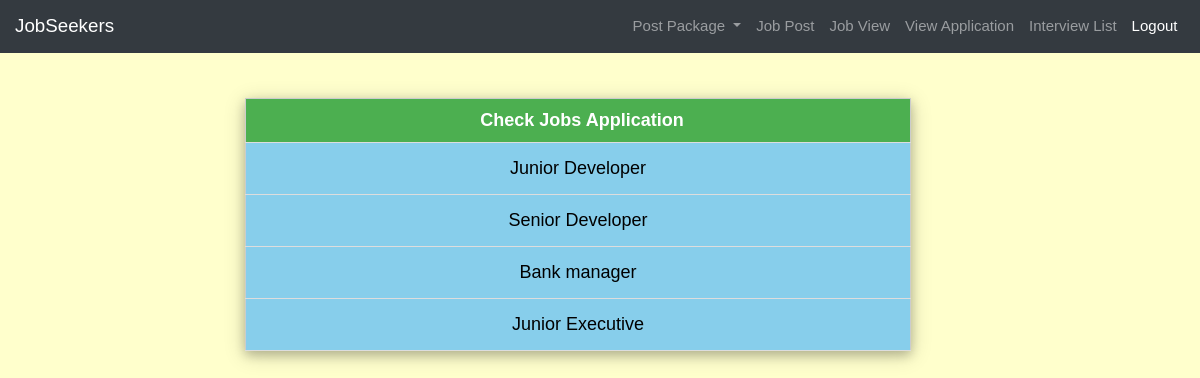
Page /employer/employer_viewapplication.php (signed in) on the committed database.
### tables this page shows
CREATE TABLE `jobpost` (
  `id` varchar(255) NOT NULL,
  `title` varchar(255) DEFAULT NULL,
  `companyname` varchar(255) DEFAULT NULL,
  `categoryid` int(11) DEFAULT NULL,
  `location` varchar(255) DEFAULT NULL,
  `type` varchar(255) DEFAULT NULL,
  `requirement` varchar(255) DEFAULT NULL,
  `experience` varchar(255) DEFAULT NULL,
  `salary` int(11) DEFAULT NULL,
  `employerid` varchar(255) DEFAULT NULL,
  `editlimit` int(11) DEFAULT NULL,
  `status` varchar(255) DEFAULT NULL,
  `education` varchar(255) DEFAULT NULL,
  `deadline` datetime DEFAULT NULL
);

### employer/employer_viewapplication.php (the view, shortened to what this page needs)
<?php
    require '../database.php';
?>
<!DOCTYPE html>
<html lang="en">
<head>
    <link rel="stylesheet" href="../css/stylesheet.css" >
    <link rel="stylesheet" href="../css/bootstrap.min.css">
    <link rel="stylesheet" href="../css/w3.css">
</head>
<body class="w3-pale-yellow">
<?php
    include 'employer_navbar.php';
    $employerid=$_SESSION['employerid'];
    $sql="Select title from jobpost where employerid='$employerid' ";
    $result=mysqli_query($connection,$sql);
?>
    <br>
  <div class="container">
    <br>
    <table style="width:60%; margin-left: 200px" class=" w3-table-all w3-card-4  w3-large w3-centered ">
      <tr class="w3-green w3-padding-large">
        <th>Check Jobs Application</th>
      </tr>
      <?php while ($row = mysqli_fetch_assoc($result))
      {
        $title=$row['title'];
      ?>
      <tr class="w3-light-blue w3-hover-blue-gray">
        <td class="w3-padding-large"><a href="employer_viewapplicationprocess.php?jobtitle=<?=$title?>"> <?php echo $title; ?></a></td>
        </tr>
        <?php
         }
        ?>
       </table>
  </div>
</body>
</html>

### css/stylesheet.css (style rules this page uses)
body, html { height: 100%; margin: 0; font-family: Arial, Helvetica, sans-serif; }
* { box-sizing: border-box; }

### css/w3.css (style rules this page uses)
html { box-sizing:border-box }
*,*:before,*:after { box-sizing:inherit }
html { -ms-text-size-adjust:100%;-webkit-text-size-adjust:100% }
body { margin:0 }
a { background-color:transparent }
html,body { font-family:Verdana,sans-serif;font-size:15px;line-height:1.5 }
html { overflow-x:hidden }
a { color:inherit }
.w3-table,.w3-table-all { border-collapse:collapse;border-spacing:0;width:100%;display:table }
.w3-table-all { border:1px solid #ccc }
.w3-bordered tr,.w3-table-all tr { border-bottom:1px solid #ddd }
.w3-table-all tr:nth-child(odd) { background-color:#fff }
.w3-table-all tr:nth-child(even) { background-color:#f1f1f1 }
.w3-centered tr th,.w3-centered tr td { text-align:center }
.w3-table td,.w3-table th,.w3-table-all td,.w3-table-all th { padding:8px 8px;display:table-cell;text-align:left;vertical-align:top }
.w3-table th:first-child,.w3-table td:first-child,.w3-table-all th:first-child,.w3-table-all td:first-child { padding-left:16px }
.w3-card-4,.w3-hover-shadow:hover { box-shadow:0 4px 10px 0 rgba(0,0,0,0.2),0 4px 20px 0 rgba(0,0,0,0.19) }
.w3-large { font-size:18px!important }
.w3-padding-large { padding:12px 24px!important }
.w3-light-blue,.w3-hover-light-blue:hover { color:#000!important;background-color:#87CEEB!important }
.w3-green,.w3-hover-green:hover { color:#fff!important;background-color:#4CAF50!important }
.w3-pale-yellow,.w3-hover-pale-yellow:hover { color:#000!important;background-color:#ffffcc!important }

### rows in the picture
jobpost: title "Junior Developer"
jobpost: title "Senior Developer"
jobpost: title "Bank manager"
jobpost: title "Junior Executive"
